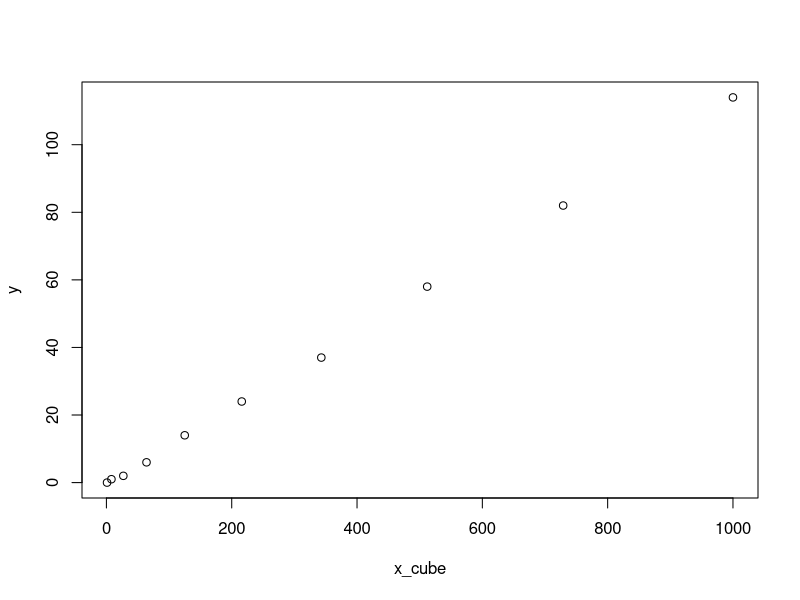
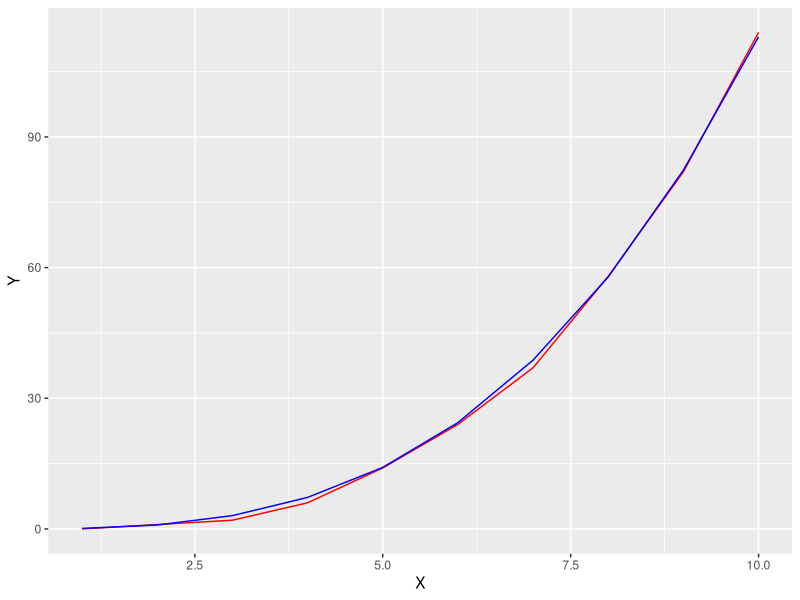
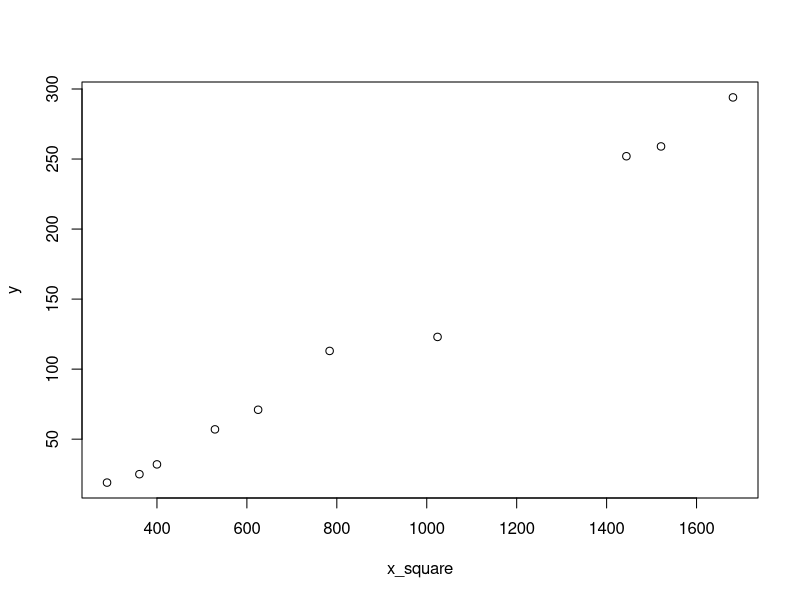
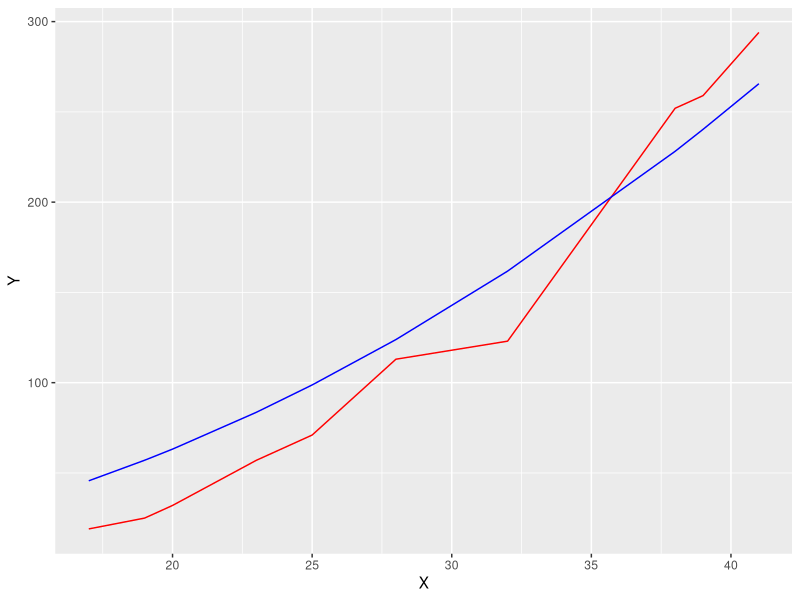
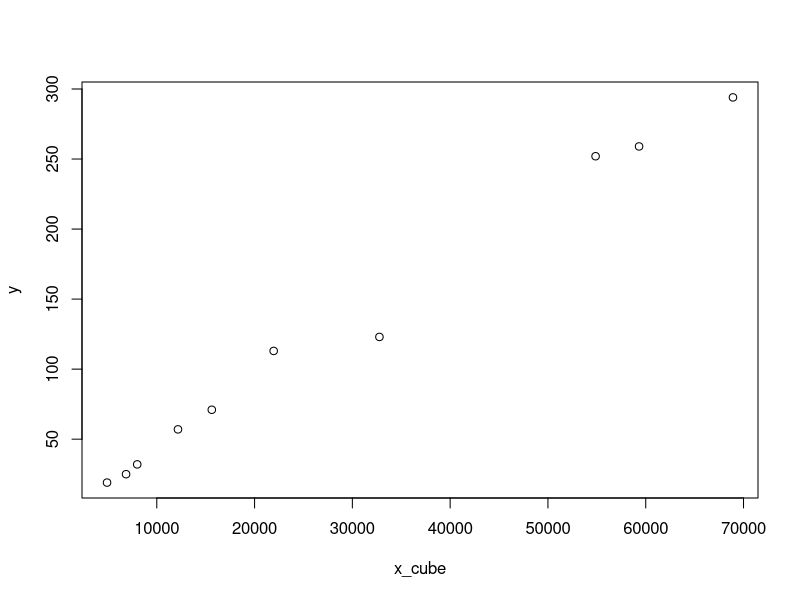
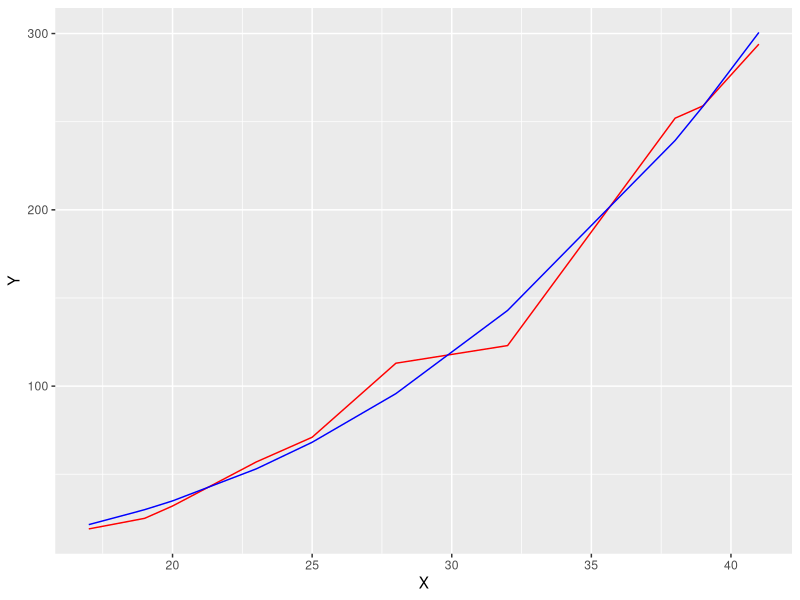

R code for these plots, in order:
## ---- chunk 1
y <- c(0, 1, 2, 6, 14, 24, 37, 58, 82, 114)
x <- c(1, 2, 3, 4, 5, 6, 7, 8, 9, 10)
x_cube <- x ^ 3
plot(x_cube, y)

m1 <- lm(y ~ x_cube + 0)
summary(m1)
## ---- chunk 2
library(ggplot2)
df1 <- data.frame(X = x, Y = y, Y_head = 0.113 * x_cube)
head(df1)
ggplot() + geom_line(data = df1, aes(x = X, y = Y), color = "red") + geom_line(data = df1, aes(x = X, y = Y_head), color = "blue")
## ---- chunk 3
x <- c(17, 19, 20, 23, 25, 28, 32, 38, 39, 41)
y <- c(19, 25, 32, 57, 71, 113, 123, 252, 259, 294)

x_square <- x ^ 2
plot(x_square, y)

m2 <- lm(y ~ x_square + 0)
summary(m2)
## ---- chunk 4
df2 <- data.frame(X = x, Y = y, Y_head = 0.158 * x_square)
head(df2)
ggplot() + geom_line(data = df2, aes(x = X, y = Y), color = "red") + geom_line(data = df2, aes(x = X, y = Y_head), color = "blue")
## ---- chunk 5
x_cube <- x ^ 3
plot(x_cube, y)

m3 <- lm(y ~ x_cube + 0)
summary(m3)
## ---- chunk 6
df3 <- data.frame(X = x, Y = y, Y_head = 0.004362 * x_cube)
head(df3)
ggplot() + geom_line(data = df3, aes(x = X, y = Y), color = "red") + geom_line(data = df3, aes(x = X, y = Y_head), color = "blue")
